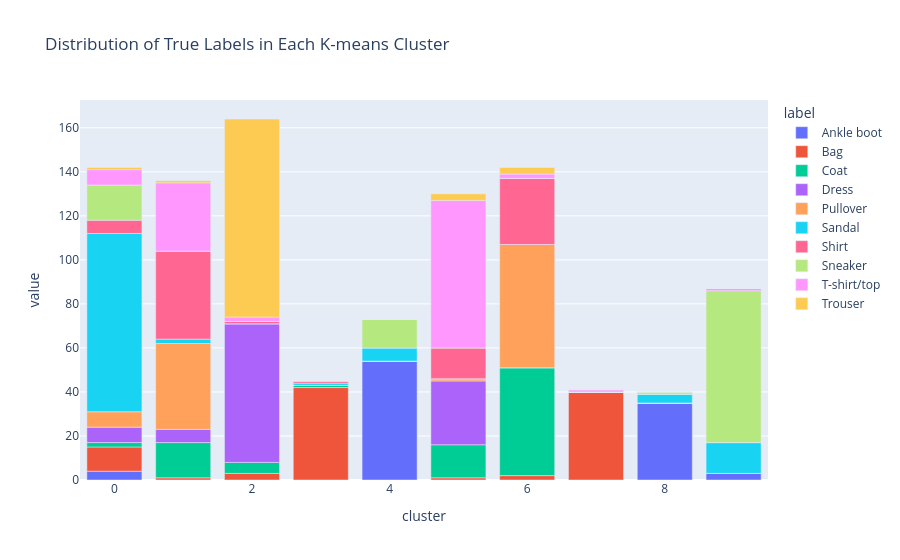

The cell this chart's notebook holds for it:
### Markdown cell above
### Problem 2b: Evaluating K-means Clustering

K-means clustering groups data points into clusters based on their similarity. To evaluate how well the clustering algorithm has separated the classes, we can analyze the distribution of true labels within each cluster.

**Task:** 
1. Use the `kmeans_df` `DataFrame` to calculate the distribution of true labels (`label`) within each cluster (`cluster`).
2. Create a [stacked bar plot](https://plotly.com/python/bar-charts/) to visualize the label counts per cluster. Each bar should represent a cluster, and the segments of the bar should represent the counts of each label within that cluster.

**Hint:** If you are running into issues where there are bars “hidden” behind other ones in your Plotly bar chart, try making sure you use fillna(0) or unstack(fill_value=0) after grouping by your KMean clusters.

### Code cell
# TODO: Create a stacked bar plot of the label counts per cluster.
cluster_label_counts = kmeans_df.groupby(['cluster', 'label']).size().unstack(fill_value=0)

cluster_label_counts.plot(
    kind='bar',
    title='Distribution of True Labels in Each K-means Cluster'
)

### Figure 1 — Plotly figure (JSON) as saved in the notebook; plotly's stock layout.template omitted (floating-point values rounded to 4 significant figures)
{"data": [{"hovertemplate": "label=Ankle boot<br>cluster=%{x}<br>value=%{y}<extra></extra>", "orientation": "v", "type": "bar", "legendgroup": "Ankle boot", "yaxis": "y", "marker": {"color": "#636efa", "pattern": {"shape": ""}}, "y": [4, 0, 0, 0, 54, 0, 0, 0, 35, 3], "x": [0, 1, 2, 3, 4, 5, 6, 7, 8, 9], "textposition": "auto", "xaxis": "x", "showlegend": true, "name": "Ankle boot"}, {"hovertemplate": "label=Bag<br>cluster=%{x}<br>value=%{y}<extra></extra>", "orientation": "v", "type": "bar", "legendgroup": "Bag", "yaxis": "y", "marker": {"color": "#EF553B", "pattern": {"shape": ""}}, "y": [11, 1, 3, 42, 0, 1, 2, 40, 0, 0], "x": [0, 1, 2, 3, 4, 5, 6, 7, 8, 9], "textposition": "auto", "xaxis": "x", "showlegend": true, "name": "Bag"}, {"hovertemplate": "label=Coat<br>cluster=%{x}<br>value=%{y}<extra></extra>", "orientation": "v", "type": "bar", "legendgroup": "Coat", "yaxis": "y", "marker": {"color": "#00cc96", "pattern": {"shape": ""}}, "y": [2, 16, 5, 1, 0, 15, 49, 0, 0, 0], "x": [0, 1, 2, 3, 4, 5, 6, 7, 8, 9], "textposition": "auto", "xaxis": "x", "showlegend": true, "name": "Coat"}, {"hovertemplate": "label=Dress<br>cluster=%{x}<br>value=%{y}<extra></extra>", "orientation": "v", "type": "bar", "legendgroup": "Dress", "yaxis": "y", "marker": {"color": "#ab63fa", "pattern": {"shape": ""}}, "y": [7, 6, 63, 0, 0, 29, 0, 0, 0, 0], "x": [0, 1, 2, 3, 4, 5, 6, 7, 8, 9], "textposition": "auto", "xaxis": "x", "showlegend": true, "name": "Dress"}, {"hovertemplate": "label=Pullover<br>cluster=%{x}<br>value=%{y}<extra></extra>", "orientation": "v", "type": "bar", "legendgroup": "Pullover", "yaxis": "y", "marker": {"color": "#FFA15A", "pattern": {"shape": ""}}, "y": [7, 39, 0, 0, 0, 1, 56, 0, 0, 0], "x": [0, 1, 2, 3, 4, 5, 6, 7, 8, 9], "textposition": "auto", "xaxis": "x", "showlegend": true, "name": "Pullover"}, {"hovertemplate": "label=Sandal<br>cluster=%{x}<br>value=%{y}<extra></extra>", "orientation": "v", "type": "bar", "legendgroup": "Sandal", "yaxis": "y", "marker": {"color": "#19d3f3", "pattern": {"shape": ""}}, "y": [81, 2, 0, 1, 6, 0, 0, 0, 4, 14], "x": [0, 1, 2, 3, 4, 5, 6, 7, 8, 9], "textposition": "auto", "xaxis": "x", "showlegend": true, "name": "Sandal"}, {"hovertemplate": "label=Shirt<br>cluster=%{x}<br>value=%{y}<extra></extra>", "orientation": "v", "type": "bar", "legendgroup": "Shirt", "yaxis": "y", "marker": {"color": "#FF6692", "pattern": {"shape": ""}}, "y": [6, 40, 1, 1, 0, 14, 30, 0, 0, 0], "x": [0, 1, 2, 3, 4, 5, 6, 7, 8, 9], "textposition": "auto", "xaxis": "x", "showlegend": true, "name": "Shirt"}, {"hovertemplate": "label=Sneaker<br>cluster=%{x}<br>value=%{y}<extra></extra>", "orientation": "v", "type": "bar", "legendgroup": "Sneaker", "yaxis": "y", "marker": {"color": "#B6E880", "pattern": {"shape": ""}}, "y": [16, 0, 0, 0, 13, 0, 0, 0, 1, 69], "x": [0, 1, 2, 3, 4, 5, 6, 7, 8, 9], "textposition": "auto", "xaxis": "x", "showlegend": true, "name": "Sneaker"}, {"hovertemplate": "label=T-shirt/top<br>cluster=%{x}<br>value=%{y}<extra></extra>", "orientation": "v", "type": "bar", "legendgroup": "T-shirt/top", "yaxis": "y", "marker": {"color": "#FF97FF", "pattern": {"shape": ""}}, "y": [7, 31, 2, 0, 0, 67, 2, 1, 0, 1], "x": [0, 1, 2, 3, 4, 5, 6, 7, 8, 9], "textposition": "auto", "xaxis": "x", "showlegend": true, "name": "T-shirt/top"}, {"hovertemplate": "label=Trouser<br>cluster=%{x}<br>value=%{y}<extra></extra>", "orientation": "v", "type": "bar", "legendgroup": "Trouser", "yaxis": "y", "marker": {"color": "#FECB52", "pattern": {"shape": ""}}, "y": [1, 1, 90, 0, 0, 3, 3, 0, 0, 0], "x": [0, 1, 2, 3, 4, 5, 6, 7, 8, 9], "textposition": "auto", "xaxis": "x", "showlegend": true, "name": "Trouser"}], "layout": {"barmode": "relative", "legend": {"title": {"text": "label"}, "tracegroupgap": 0.0}, "xaxis": {"title": {"text": "cluster"}, "anchor": "y", "domain": [0.0, 1.0]}, "title": {"text": "Distribution of True Labels in Each K-means Cluster"}, "yaxis": {"title": {"text": "value"}, "anchor": "x", "domain": [0.0, 1.0]}}}
